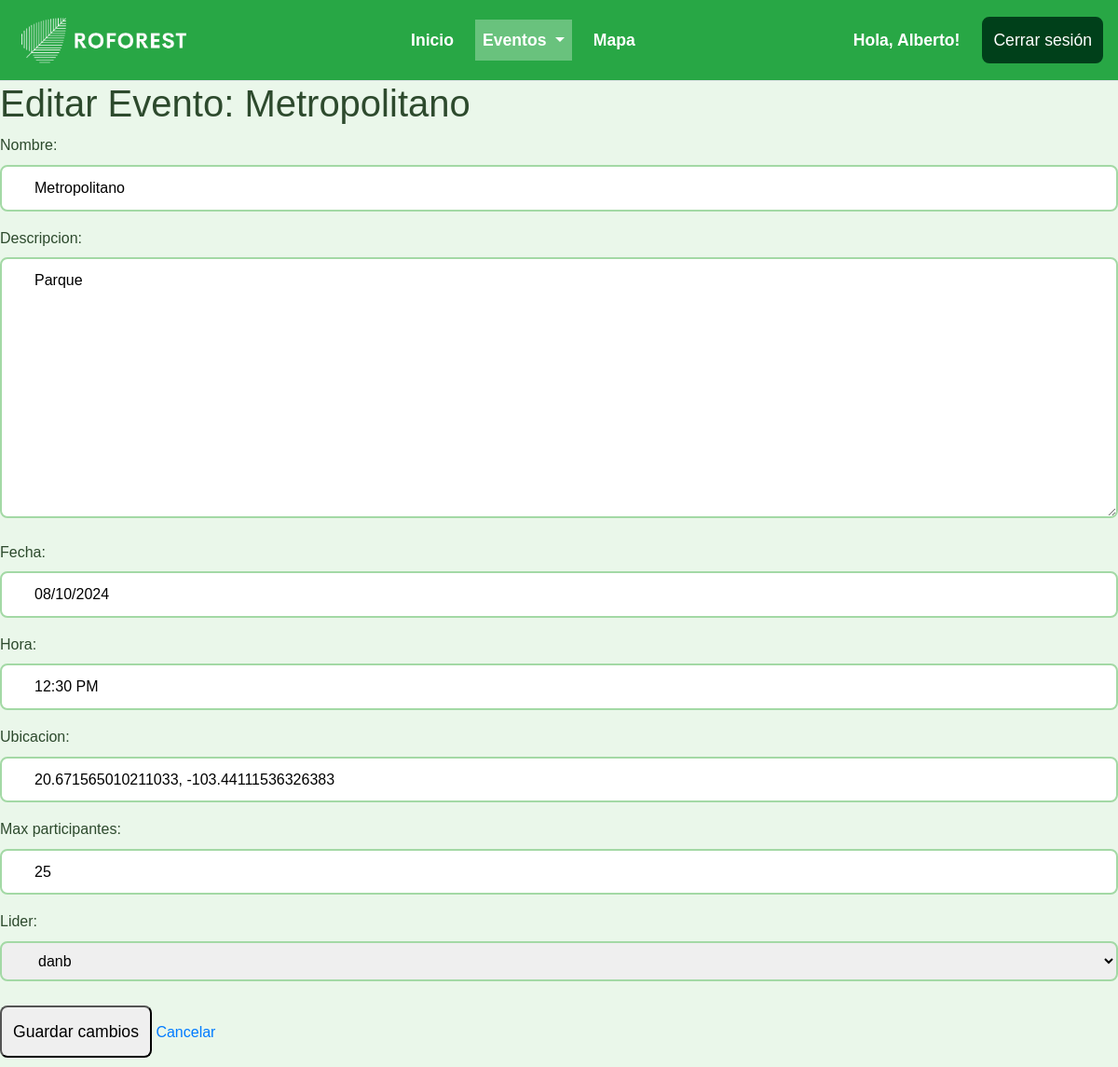
/eventos/editar/1/ (signed in), run on the app's committed database.
### eventos/models.py (models this page shows, shortened)
class Evento(models.Model):
    nombre = models.CharField(max_length=200)
    descripcion = models.TextField()
    fecha = models.DateField()  # Solo fecha
    hora = models.CharField(
        max_length=8,
        validators=[RegexValidator(regex=r'^(0[1-9]|1[0-2]):[0-5][0-9] (AM|PM)$', message="Formato de hora inválido. Usa hh:mm AM/PM.")]
    )  # Hora en formato 12 horas
    ubicacion = models.CharField(
        max_length=50,
        validators=[RegexValidator(regex=r'^-?\d{1,2}\.\d+,\s*-?\d{1,3}\.\d+$', message="Formato de coordenada inválido. Usa 'latitud, longitud'.")]
    )  # Coordenadas
    max_participantes = models.IntegerField()
    participantes = models.ManyToManyField(User, related_name='eventos', blank=True)
    lider = models.ForeignKey(User, related_name='eventos_liderados', on_delete=models.CASCADE)

### eventos/views.py (the view)
# urls.py: path('editar/<int:id>/', editar_evento, name='editar_evento'),  # Ruta para editar el evento
@login_required
def editar_evento(request, id):
    evento = get_object_or_404(Evento, id=id)
    if request.method == 'POST':
        form = EventoForm(request.POST, instance=evento)
        if form.is_valid():
            form.save()
            return redirect('detalle_evento', id=evento.id)
    else:
        form = EventoForm(instance=evento)
    return render(request, 'eventos/editar_evento.html', {'form': form, 'evento': evento})

### eventos/templates/eventos/editar_evento.html (shortened to what this page needs)
{% load static %}
<!DOCTYPE html>
<html lang="es">
<head>
    <link rel="stylesheet" href="https://stackpath.bootstrapcdn.com/bootstrap/4.5.2/css/bootstrap.min.css">
    <link rel="stylesheet" href="{% static 'css/styles.css' %}">
</head>
<body>
    <nav class="navbar navbar-expand-lg navbar-light bg-success sticky-top border-bottom">
        <a class="navbar-brand" href="#">
            <img src="{% static 'imagenes/logo.png' %}" alt="Reforest Logo" style="height: 60px; width: auto;">
        </a>
        <div class="collapse navbar-collapse" id="navbarNav">
            <ul class="navbar-nav mx-auto">
                <li class="nav-item {% if request.path == '/inicio/' %}active{% endif %}">
                    <a class="nav-link text-white" href="{% url 'inicio' %}">Inicio</a>
                </li>
                <li class="nav-item dropdown {% if '/eventos' in request.path %}active{% endif %}">
                    <a class="nav-link dropdown-toggle text-white" href="#" id="eventsDropdown" role="button" data-toggle="dropdown" aria-haspopup="true" aria-expanded="false">
                        Eventos
                    </a>
                </li>
                <li class="nav-item {% if request.path == '/eventos/mapa/' %}active{% endif %}">
                    <a class="nav-link text-white" href="{% url 'mapa_eventos' %}">Mapa</a>
                </li>
            </ul>
            <ul class="navbar-nav">
                {% if user.is_authenticated %}
                    <li class="nav-item d-flex align-items-center">
                        <span class="nav-link text-white mr-3">Hola, {{ user.username }}!</span>
                        <form method="POST" action="{% url 'logout' %}">
                            <button type="submit" class="btn btn-signup">Cerrar sesión</button>
                        </form>
                    </li>
                {% endif %}
            </ul>
        </div>
    </nav>
    <h1>Editar Evento: {{ evento.nombre }}</h1>
    <form method="POST">
        {{ form.as_p }}
        <button type="submit">Guardar cambios</button>
        <a href="{% url 'detalle_evento' evento.id %}" class="button cancel">Cancelar</a>
    </form>
</body>
</html>

### static/css/styles.css (style rules this page uses)
* { margin: 0; padding: 0; box-sizing: border-box; }
body { font-family: Arial, sans-serif; background-color: #eaf7ea; line-height: 1.6; color: #2d4a2d; }
button, .btn-login, .btn-signup, .btn-logout { padding: 10px; border-radius: 8px; cursor: pointer; font-size: 1.1em; margin: 10px 0; transition: background-color 0.3s ease; }
.btn-signup { background-color: #00401a; color: #fff; border: 2px solid #00401a; }
input, select, textarea { padding: 10px 10px 10px 35px; border: 2px solid #a3d9a5; border-radius: 8px; font-size: 1em; width: 100%; transition: border-color 0.3s ease; }
button { padding: 12px; border-radius: 8px; cursor: pointer; font-size: 1.1em; transition: background-color 0.3s ease; margin-top: 10px; }
.navbar-nav { display: flex; justify-content: flex-end; gap: 5px; }
.navbar-nav .nav-item { display: flex; align-items: center; margin-left: 0px; margin-right: 0px; }
.navbar-nav .nav-link { font-size: 1.1rem; font-weight: bold; transition: background-color 0.3s ease; }
.navbar-nav .nav-item.active .nav-link { background-color: rgba(255, 255, 255, 0.3); color: #fff !important; }
.navbar-nav .nav-link.text-white { margin-right: 10px; }

### data on the page
Evento: nombre "Metropolitano", descripcion "Parque", fecha "08/10/2024", hora "12:30 PM", ubicacion "20.671565010211033, -103.44111536326383", max_participantes "25", lider "danb"

### other printed values
{{ user.username }} "Alberto"
